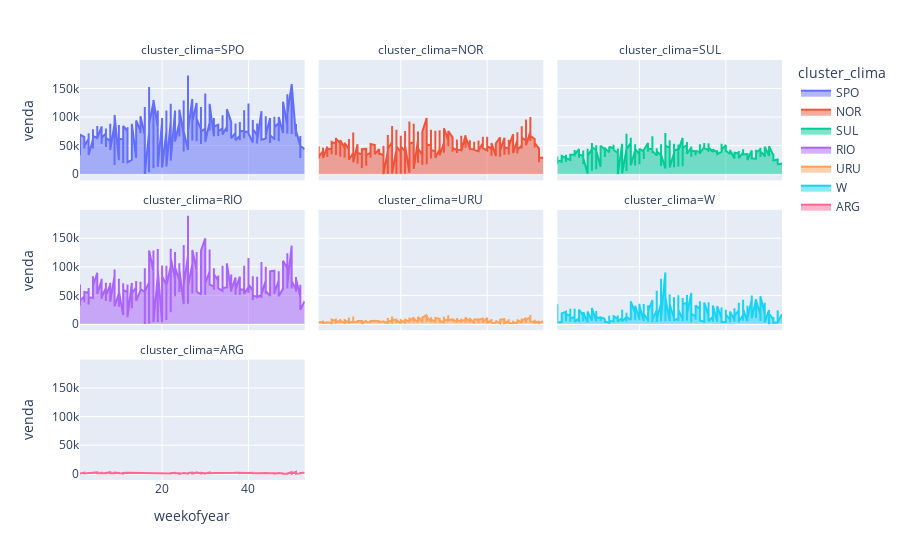

Notebook cell for this chart:
### Code cell
fig = px.area(train, facet_col="cluster_clima", x="weekofyear", y="venda", facet_col_wrap=3, color='cluster_clima')
fig.show()

### Figure 1 — Plotly figure (JSON) as saved in the notebook; plotly's stock layout.template omitted (floating-point values rounded to 4 significant figures; data arrays with more than 128 entries replaced by an {"elided": "..."} marker saying what was removed)
{"data": [{"fillpattern": {"shape": ""}, "hovertemplate": "cluster_clima=SPO<br>weekofyear=%{x}<br>venda=%{y}<extra></extra>", "legendgroup": "SPO", "line": {"color": "#636efa"}, "marker": {"symbol": "circle"}, "mode": "lines", "name": "SPO", "orientation": "v", "showlegend": true, "stackgroup": "1", "type": "scatter", "x": {"elided": "301 int values"}, "xaxis": "x7", "y": {"elided": "301 int values"}, "yaxis": "y7"}, {"fillpattern": {"shape": ""}, "hovertemplate": "cluster_clima=NOR<br>weekofyear=%{x}<br>venda=%{y}<extra></extra>", "legendgroup": "NOR", "line": {"color": "#EF553B"}, "marker": {"symbol": "circle"}, "mode": "lines", "name": "NOR", "orientation": "v", "showlegend": true, "stackgroup": "1", "type": "scatter", "x": {"elided": "301 int values"}, "xaxis": "x8", "y": {"elided": "301 int values"}, "yaxis": "y8"}, {"fillpattern": {"shape": ""}, "hovertemplate": "cluster_clima=SUL<br>weekofyear=%{x}<br>venda=%{y}<extra></extra>", "legendgroup": "SUL", "line": {"color": "#00cc96"}, "marker": {"symbol": "circle"}, "mode": "lines", "name": "SUL", "orientation": "v", "showlegend": true, "stackgroup": "1", "type": "scatter", "x": {"elided": "302 int values"}, "xaxis": "x9", "y": {"elided": "302 int values"}, "yaxis": "y9"}, {"fillpattern": {"shape": ""}, "hovertemplate": "cluster_clima=RIO<br>weekofyear=%{x}<br>venda=%{y}<extra></extra>", "legendgroup": "RIO", "line": {"color": "#ab63fa"}, "marker": {"symbol": "circle"}, "mode": "lines", "name": "RIO", "orientation": "v", "showlegend": true, "stackgroup": "1", "type": "scatter", "x": {"elided": "301 int values"}, "xaxis": "x4", "y": {"elided": "301 int values"}, "yaxis": "y4"}, {"fillpattern": {"shape": ""}, "hovertemplate": "cluster_clima=URU<br>weekofyear=%{x}<br>venda=%{y}<extra></extra>", "legendgroup": "URU", "line": {"color": "#FFA15A"}, "marker": {"symbol": "circle"}, "mode": "lines", "name": "URU", "orientation": "v", "showlegend": true, "stackgroup": "1", "type": "scatter", "x": {"elided": "265 int values"}, "xaxis": "x5", "y": {"elided": "265 int values"}, "yaxis": "y5"}, {"fillpattern": {"shape": ""}, "hovertemplate": "cluster_clima=W<br>weekofyear=%{x}<br>venda=%{y}<extra></extra>", "legendgroup": "W", "line": {"color": "#19d3f3"}, "marker": {"symbol": "circle"}, "mode": "lines", "name": "W", "orientation": "v", "showlegend": true, "stackgroup": "1", "type": "scatter", "x": {"elided": "305 int values"}, "xaxis": "x6", "y": {"elided": "305 int values"}, "yaxis": "y6"}, {"fillpattern": {"shape": ""}, "hovertemplate": "cluster_clima=ARG<br>weekofyear=%{x}<br>venda=%{y}<extra></extra>", "legendgroup": "ARG", "line": {"color": "#FF6692"}, "marker": {"symbol": "circle"}, "mode": "lines", "name": "ARG", "orientation": "v", "showlegend": true, "stackgroup": "1", "type": "scatter", "x": {"elided": "140 int values"}, "xaxis": "x", "y": {"elided": "140 int values"}, "yaxis": "y"}], "layout": {"annotations": [{"font": {}, "showarrow": false, "text": "cluster_clima=ARG", "x": 0.16, "xanchor": "center", "xref": "paper", "y": 0.2867, "yanchor": "bottom", "yref": "paper"}, {"font": {}, "showarrow": false, "text": "cluster_clima=RIO", "x": 0.16, "xanchor": "center", "xref": "paper", "y": 0.6433, "yanchor": "bottom", "yref": "paper"}, {"font": {}, "showarrow": false, "text": "cluster_clima=URU", "x": 0.5, "xanchor": "center", "xref": "paper", "y": 0.6433, "yanchor": "bottom", "yref": "paper"}, {"font": {}, "showarrow": false, "text": "cluster_clima=W", "x": 0.84, "xanchor": "center", "xref": "paper", "y": 0.6433, "yanchor": "bottom", "yref": "paper"}, {"font": {}, "showarrow": false, "text": "cluster_clima=SPO", "x": 0.16, "xanchor": "center", "xref": "paper", "y": 1.0, "yanchor": "bottom", "yref": "paper"}, {"font": {}, "showarrow": false, "text": "cluster_clima=NOR", "x": 0.5, "xanchor": "center", "xref": "paper", "y": 1.0, "yanchor": "bottom", "yref": "paper"}, {"font": {}, "showarrow": false, "text": "cluster_clima=SUL", "x": 0.84, "xanchor": "center", "xref": "paper", "y": 1.0, "yanchor": "bottom", "yref": "paper"}], "legend": {"title": {"text": "cluster_clima"}, "tracegroupgap": 0}, "margin": {"t": 60}, "xaxis": {"anchor": "y", "domain": [0, 0.32], "title": {"text": "weekofyear"}}, "xaxis2": {"anchor": "y2", "domain": [0.34, 0.66], "matches": "x", "title": {"text": "weekofyear"}}, "xaxis3": {"anchor": "y3", "domain": [0.68, 1.0], "matches": "x", "title": {"text": "weekofyear"}}, "xaxis4": {"anchor": "y4", "domain": [0, 0.32], "matches": "x", "showticklabels": false}, "xaxis5": {"anchor": "y5", "domain": [0.34, 0.66], "matches": "x", "showticklabels": false}, "xaxis6": {"anchor": "y6", "domain": [0.68, 1.0], "matches": "x", "showticklabels": false}, "xaxis7": {"anchor": "y7", "domain": [0, 0.32], "matches": "x", "showticklabels": false}, "xaxis8": {"anchor": "y8", "domain": [0.34, 0.66], "matches": "x", "showticklabels": false}, "xaxis9": {"anchor": "y9", "domain": [0.68, 1.0], "matches": "x", "showticklabels": false}, "yaxis": {"anchor": "x", "domain": [0, 0.2867], "title": {"text": "venda"}}, "yaxis2": {"anchor": "x2", "domain": [0, 0.2867], "matches": "y", "showticklabels": false}, "yaxis3": {"anchor": "x3", "domain": [0, 0.2867], "matches": "y", "showticklabels": false}, "yaxis4": {"anchor": "x4", "domain": [0.3567, 0.6433], "matches": "y", "title": {"text": "venda"}}, "yaxis5": {"anchor": "x5", "domain": [0.3567, 0.6433], "matches": "y", "showticklabels": false}, "yaxis6": {"anchor": "x6", "domain": [0.3567, 0.6433], "matches": "y", "showticklabels": false}, "yaxis7": {"anchor": "x7", "domain": [0.7133, 1.0], "matches": "y", "title": {"text": "venda"}}, "yaxis8": {"anchor": "x8", "domain": [0.7133, 1.0], "matches": "y", "showticklabels": false}, "yaxis9": {"anchor": "x9", "domain": [0.7133, 1.0], "matches": "y", "showticklabels": false}}}
